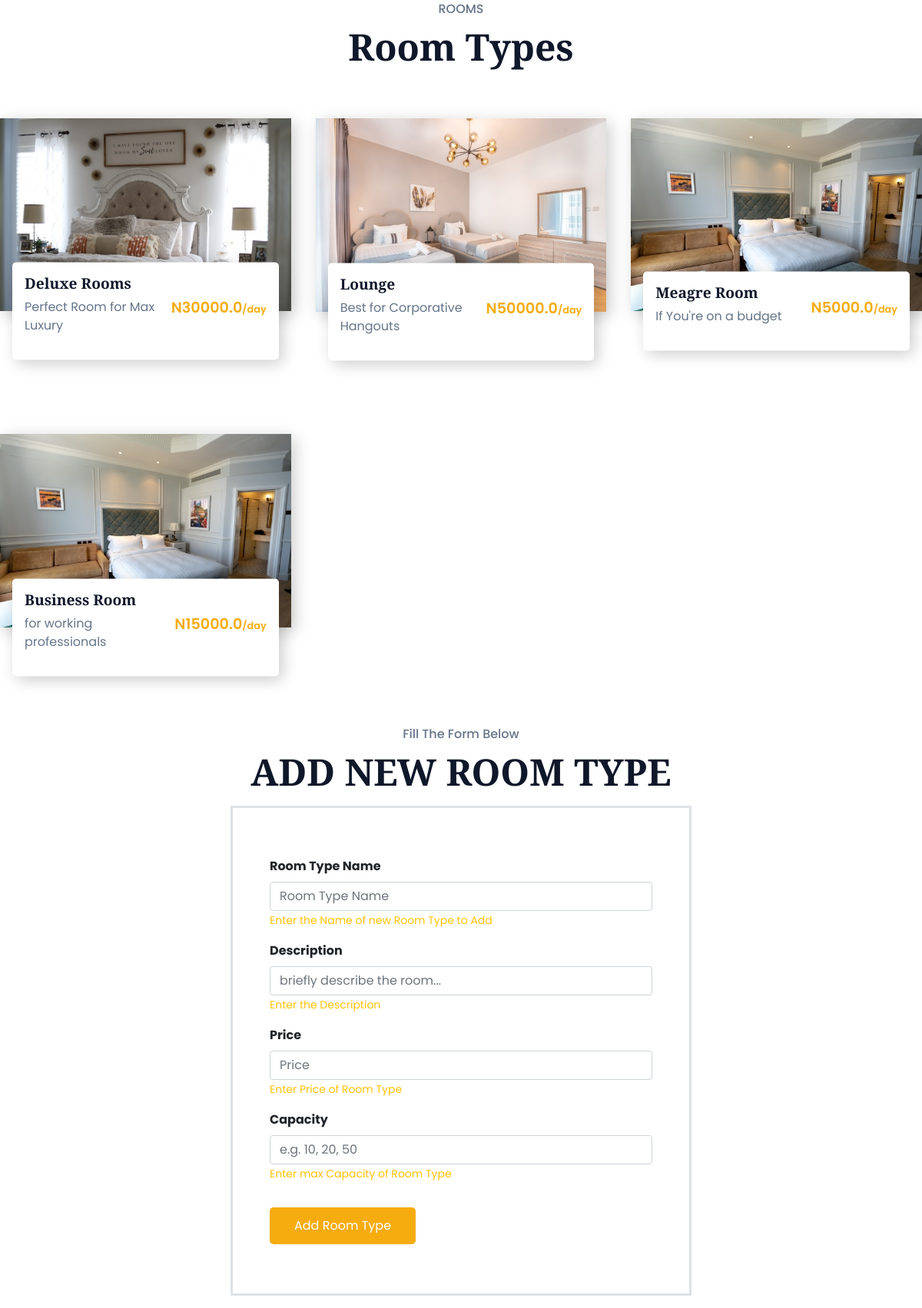
The page /admin/room-type on the database its author committed.
### db/db.py (models this page shows)
class RoomType(Base):
    __tablename__ = "room_type"
    room_type_id = Column(Integer(), primary_key=True, index=True)
    room_type_name = Column(String(), index=True)
    description = Column(String())
    price = Column(Float())
    capacity = Column(Integer())
    thumbnail_img_url = Column(String())
    rooms = relationship("Room", back_populates="room_type")

### routes/admin.py (the view)
@AdminRouter.get("/room-type", response_class=HTMLResponse)
async def new_room_type_view(request: Request, session:Session = Depends(get_db)):
    room_types = await AdminServices.get_all_room_types(session=session)
    return templates.TemplateResponse("room_types.html", {"request": request, "room_types": room_types})

### templates/room_types.html (shortened to what this page needs)
<!DOCTYPE html>
<html lang="en">
<head>
    <link rel="stylesheet" href="/static/bootstrap/css/bootstrap.min.css"/>
    <link rel="stylesheet" href="/static/styles.css">
</head>
<body>
    {% if room_types %}
        <section class="room__container py-0" id="room">
            <p class="section__subheader">ROOMS</p>
            <h2 class="section__header">Room Types</h2>
            <div class="room__grid">
                {% for room_type in room_types %}
                    <div class="room__card">
                    <img src="{{room_type.thumbnail_img_url}}" alt="room" />
                    <div class="room__card__details">
                        <div>
                        <h4>{{room_type.room_type_name}}</h4>
                        <p>{{room_type.description}}</p>
                        </div>
                        <h3>N{{room_type.price}}<span>/day</span></h3>
                    </div>
                    </div>
                {% endfor %}
            </div>
        </section>
    {% endif %}
    <section class="room__container py-0" id="room">
        <p class="section__subheader">Fill The Form Below</p>
        <h2 class="section__header">ADD NEW ROOM TYPE</h2>
        <div class="my-3 w-50 p-5 mx-auto border border-3">
            <form id="add-room-type-form">
                <div class="my-3">
                    <label for="room_type_name" class="form-label border-0"><b>Room Type Name</b></label>
                    <input required name="room_type_name" type="text" id="room_type_name" class="form-control" placeholder="Room Type Name"/>
                    <small id="helpId" class="text-warning small">Enter the Name of new Room Type to Add</small>
                </div>
                <div class="my-3">
                    <label for="description" class="form-label border-0"><b>Description</b></label>
                    <input required name="description" type="text" id="description" class="form-control" placeholder="briefly describe the room..."/>
                    <small id="helpId" class="text-warning small">Enter the Description</small>
                </div>
                <div class="my-3">
                    <label for="price" class="form-label border-0"><b>Price</b></label>
                    <input required name="price" type="number" min="0" id="price" class="form-control" placeholder="Price"/>
                    <small id="helpId" class="text-warning small">Enter Price of Room Type</small>
                </div>
                <div class="my-3">
                    <label for="capacity" class="form-label border-0"><b>Capacity</b></label>
                    <input name="capacity" type="number" min="0" id="capacity" class="form-control" placeholder="e.g. 10, 20, 50"/>
                    <small id="helpId" class="text-warning small">Enter max Capacity of Room Type</small>
                </div>
                <button type="submit" id="submit-btn-add-room-type" class="btn btn-primary my-3">Add Room Type</button>
            </form>
        </div>
    </section>
</body>
</html>

### static/styles.css (style rules this page uses)
:root { --primary-color: #0f1a2c; --secondary-color: #f6ac0f; --text-dark: #0f172a; --text-light: #64748b; --extra-light: #f8fafc; --white: #ffffff; --max-width: 1200px; --header-font: "Playfair Display", serif; }
* { padding: 0; margin: 0; box-sizing: border-box; }
.section__subheader { margin-bottom: 0.5rem; font-size: 1rem; font-weight: 500; color: var(--text-light); }
.section__header { font-size: 3rem; font-weight: 800; font-family: var(--header-font); color: var(--text-dark); }
.btn { padding: 0.75rem 2rem; font-size: 1rem; color: var(--white); background-color: var(--secondary-color); outline: none; border: none; border-radius: 5px; cursor: pointer; }
img, video { width: 100%; display: flex; }
html, body { scroll-behavior: smooth; }
body { font-family: "Poppins", sans-serif; }
.room__container { padding-block: 5rem; }
.room__container :is(.section__subheader, .section__header) { padding-inline: 1rem; text-align: center; }
.room__grid { max-width: 1500px; margin-inline: auto; margin-top: 4rem; display: grid; gap: 0 1rem; }
.room__card img { box-shadow: 5px 5px 20px rgba(0, 0, 0, 0.2); }
.room__card__details { margin-inline: 1rem; padding: 1rem; display: flex; align-items: center; justify-content: space-between; gap: 1rem; background-color: var(--white); transform: translateY(-50%); border-radius: 5px; box-shadow: 5px 5px 20px rgba(0, 0, 0, 0.2); }
.room__card__details h4 { margin-bottom: 0.5rem; font-size: 1.2rem; font-weight: 800; font-family: var(--header-font); color: var(--text-dark); }
.room__card__details p { color: var(--text-light); }
.room__card__details h3 { font-size: 1.2rem; font-weight: 600; color: var(--secondary-color); }
.room__card__details h3 span { font-size: 0.8rem; }
@media (width > 768px) { .room__grid { grid-template-columns: repeat(2, 1fr); } }
@media (width > 1024px) { .room__grid { grid-template-columns: repeat(3, 1fr); gap: 2rem; } }

### rows shown on the page
RoomType: thumbnail_img_url (picture), room_type_name "Deluxe Rooms", description "Perfect Room for Max Luxury", price "30000.0"
RoomType: thumbnail_img_url (picture), room_type_name "Lounge", description "Best for Corporative Hangouts", price "50000.0"
RoomType: thumbnail_img_url (picture), room_type_name "Meagre Room", description "If You're on a budget", price "5000.0"
RoomType: thumbnail_img_url (picture), room_type_name "Business Room", description "for working professionals", price "15000.0"
